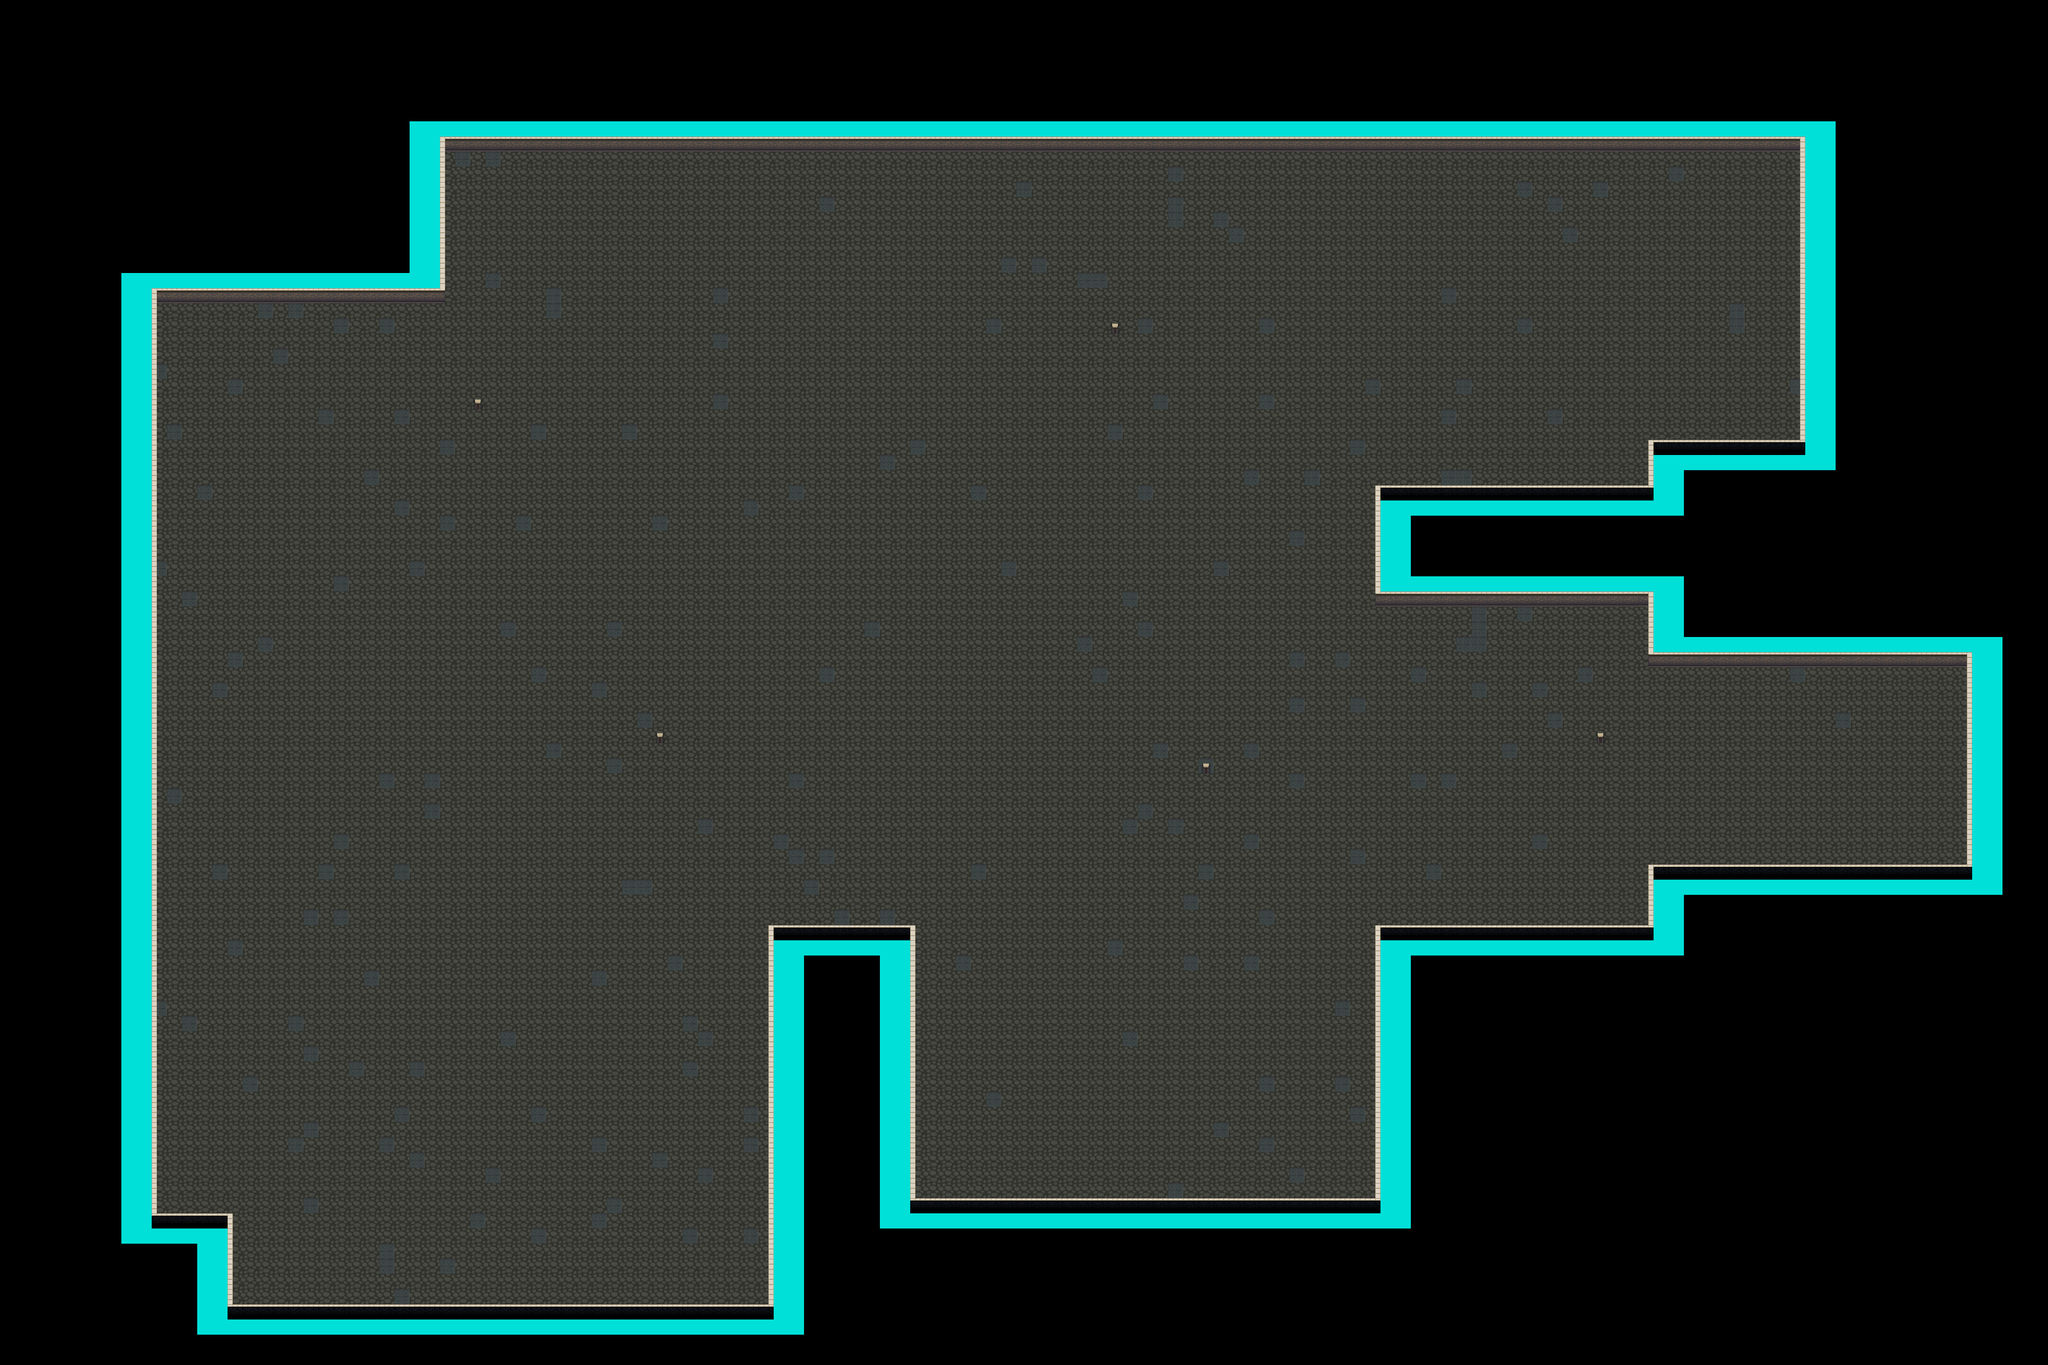

Rendered tile map (Tiled .tmx) drawn with the repository's tilesets; below, a short description and the map source with its tile grids summarised:
An orthogonal 135x90 tile map with 32x32 px tiles, 5 tile layers (floor, boundary, Walls, player, ...), 3 tilesets.

<map version="1.9" tiledversion="1.9.2" orientation="orthogonal" renderorder="right-down" width="135" height="90" tilewidth="32" tileheight="32" infinite="0" nextlayerid="11" nextobjectid="26">
 <editorsettings>
  <export target="../csvfiles/Map.csv" format="csv" />
 </editorsettings>
 <tileset firstgid="1" source="../tsx/boundary block.tsx" />
 <tileset firstgid="2" source="../tsx/floor and walls.tsx" />
 <tileset firstgid="65" source="../tsx/props.tsx" />
 <layer id="4" name="floor" width="135" height="90">
  <data>[12150 cells, 6937 non-empty, 2 distinct tile ids]</data>
 </layer>
 <layer id="1" name="boundary" width="135" height="90">
  <data>[12150 cells, 984 non-empty, 1 distinct tile ids]</data>
 </layer>
 <layer id="2" name="Walls" width="135" height="90">
  <data>[12150 cells, 484 non-empty, 8 distinct tile ids]</data>
 </layer>
 <layer id="9" name="player" width="135" height="90">
  <data>[12150 cells, 1 non-empty, 1 distinct tile ids]</data>
 </layer>
 <layer id="10" name="enemies" width="135" height="90">
  <data>[12150 cells, 4 non-empty, 1 distinct tile ids]</data>
 </layer>
</map>